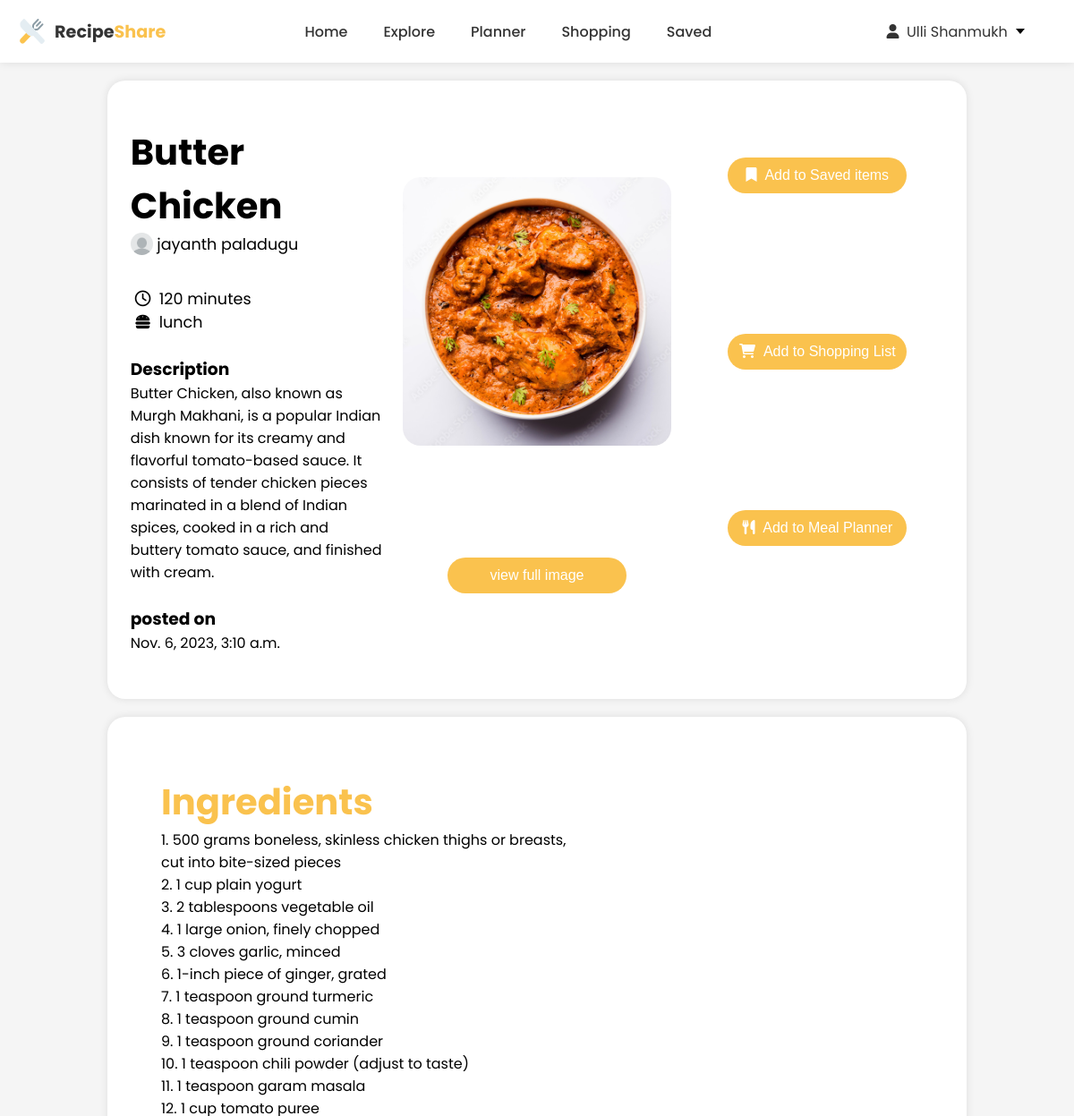
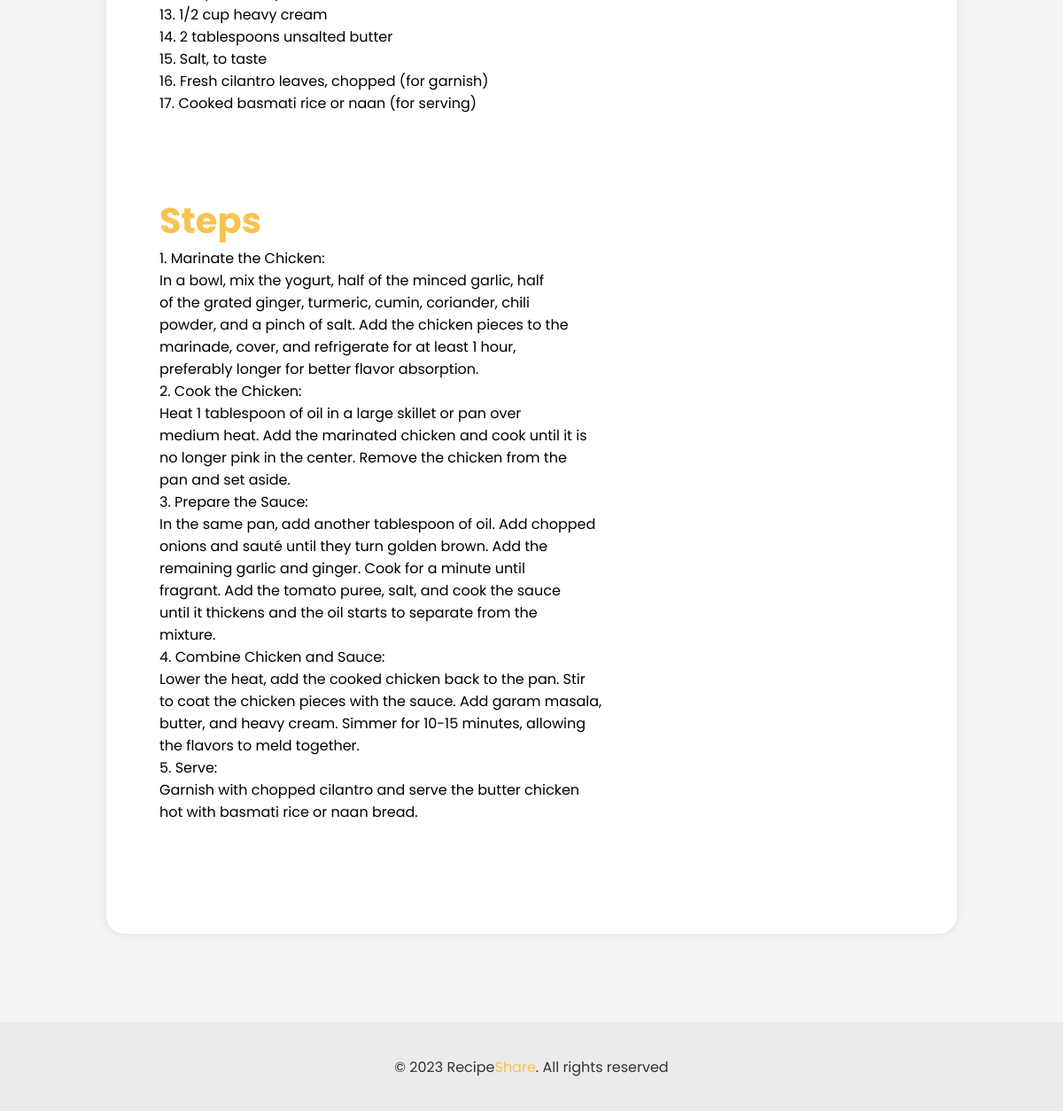
Screenshot of /post_details/26 (signed in) with the database file from the repository (2 pictures, top to bottom).
### Users/models.py (models this page shows, shortened)
class CustomUser(AbstractBaseUser, PermissionsMixin):
    first_name = models.CharField(max_length=255,null=True, blank=True)
    last_name = models.CharField(max_length=255,null=True, blank=True)
    email = models.EmailField(unique=True)
    is_active = models.BooleanField(default=True)
    is_staff = models.BooleanField(default=False)
    objects = CustomUserManager()
    USERNAME_FIELD = 'email' # this is identifed as the unique identifier for the user
    REQUIRED_FIELDS = [] # this is the required field for the user

### main/models.py (models this page shows, shortened)
class UserPost(models.Model):
    user = models.ForeignKey(CustomUser, on_delete=models.CASCADE)
    recipe_name = models.CharField(max_length=100)
    recipe_image = models.ImageField(upload_to='recipes')
    recipe_time = models.CharField(max_length=100)
    description = models.TextField()
    ingredients = models.TextField()
    steps = models.TextField()
    recipe_type = models.CharField(max_length=100)
    date = models.DateTimeField(auto_now_add=True)

### main/views.py (the view)
# urls.py: path('post_details/<int:id>',views.post_details,name='post_details' ),
def post_details(request, id):
    if request.user.is_authenticated:
        post = UserPost.objects.get(id=id)
        return render(request, 'post_details.html', {'post': post})

### main/templates/post_details.html (shortened to what this page needs)
<!DOCTYPE html>
<html lang="en">
{% load static %}
<head>
    <link rel="stylesheet" href="https://cdnjs.cloudflare.com/ajax/libs/font-awesome/6.0.0-beta3/css/all.min.css" />
</head>
<body>
    <header>
        <div class="logo">
            <img src="{% static 'images/logo.png' %}" alt="logo" height="32px" width="32px" />&nbsp;Recipe<span
                style="color: #fac24e">Share</span>
        </div>
        <div class="menu">
            <a href="{% url 'home' %}">Home</a>
            <a href=" {% url 'explore' %}">Explore</a>
            <a href="{% url 'planner' %}">Planner</a>
            <a href="{% url 'shopping' %}">Shopping</a>
            <a href="{% url 'saved' %}">Saved</a>
        </div>
        <div class="dropdown">
            <div class="select">
                <span class="selected"><i class="fa-solid fa-user"></i>&nbsp;&nbsp;{{ user.first_name }} {{user.last_name }}&nbsp;</span>
                <div class="caret"></div>
            </div>
        </div>
    </header>
    <div class="post_details">
        <div class="basic_details">
            <div class="text">
                <h1 style="font-size: 2.5rem;"
                >{{ post.recipe_name }}</h1>
                <div class="author-details">
                <img src="{% static 'images/profile.png'%}" width="25px" height="25px" style="border-radius:50%;">&nbsp;
                <p> {{post.user.first_name}} {{post.user.last_name}} </p>
                </div>
                <br />
                <div class="time"><i class="fa-regular fa-clock"></i>&nbsp;&nbsp;<p>{{ post.recipe_time }} minutes</p></div>
                <div class="type">
                    <i class="fa-solid fa-burger"></i>&nbsp;&nbsp;
                    <p>{{ post.recipe_type }}</p>
                </div>
                <br />
                <h3>Description</h3>
                <p>{{ post.description }}</p>
                <br />
                <h3>posted on</h3>
                <p>{{ post.date }}</p>
            </div>
            <div class="image">
                <img src="{{ post.recipe_image.url }}" alt="post_image" height="300px" width="300px" />
                <a href="{{ post.recipe_image.url }}" target="_blank"
                ><button>view full image</button></a>
            </div>
            <div class="buttons">
                <button class="save-button" onclick="save_item()" ><i class="fa-solid fa-bookmark"></i>&nbsp;&nbsp;Add to Saved items</button> <br />
                <button class="shop-button" onclick="shop_item()"><i class="fa-solid fa-cart-shopping"></i>&nbsp;&nbsp;Add to Shopping List</button> <br />
                <button class="planner-button" onclick="openPopup()"><i class="fa-solid fa-utensils"></i>&nbsp;&nbsp;Add to Meal Planner</button> <br />
            </div>
        </div>
    </div>
    <div class="main-details">
        <div class="ingredients">
            <h1  style="font-size: 2.5rem; color: #fac24e;">Ingredients</h1>
        <p>{{ post.ingredients | linebreaks }}</p>
        </div>
        <br />
        <div class="steps">
            <h1  style="font-size: 2.5rem; color: #fac24e;">Steps</h1>
            <p>{{ post.steps | linebreaks }}</p>
        </div>
        <div class="delete">
            <button class="delete-button" onclick="delete_post()">&nbsp;&nbsp;Delete Post</button> <br />
        </div>
    </div>
    <footer>
        <p>&copy; 2023 Recipe<span style="color: #fac24e">Share</span>. All rights reserved</p>
    </footer>
</body>

### main/templates/post_details.html (style rules this page uses)
html { scroll-behavior: smooth; }
* { margin: 0; padding: 0; box-sizing: border-box; user-select: none; }
body { font-family: 'Poppins', sans-serif; background-color: #f5f5f5; }
header { display: flex; justify-content: space-between; align-items: center; padding: 10px 20px; height: 70px; background-color: #fff; box-shadow: 0 0 10px rgba(0, 0, 0, 0.1); position: fixed; width: 100%; top: 0; left: 0; z-index: 100; }
.logo { display: flex; align-items: center; font-weight: 700; font-size: 1.2rem; color: #333; }
.logo img { margin-right: 5px; }
.menu { display: flex; justify-content: space-between; align-items: center; }
.menu a { margin: 0 20px; text-decoration: none; color: #333; font-weight: 500; font-size: 1rem; transition: all ease 0.3s; }
.dropdown { min-width: 6em; position: relative; margin: 2em; }
.dropdown * { box-sizing: border-box; }
.select { font-family: 'Poppins', sans-serif; background: white; color:#333; min-width: 6.5%; display: flex; align-items: center; border: none; border-radius: 5px; padding: 0.5em; cursor: pointer; position: relative; }
.caret { color : #333; width: 0; height: 0; border-left: 5px solid transparent; border-right: 5px solid transparent; border-top: 6px solid black; transform: translateX(50%); right: 10px; }
.post_details { padding: 50px 10px; margin-top: 70px; background-color: #fff; box-shadow: 0 0 10px rgba(0, 0, 0, 0.1); border-radius: 20px; width: 80%; margin: 0 auto; margin-top: 90px; min-height: 60vh; }
.basic_details { display: flex; justify-content:space-around; align-items: top; width: 100%; overflow: hidden; }
.basic_details .text, .basic_details .image, .basic_details .buttons { width: 30%; }
.basic_details .image { display: flex; flex-direction: column; justify-content: space-around; align-items: center; text-align: center; }
.basic_details .image button { width: 200px; height: 40px; border: none; border-radius: 20px; background-color: #fac24e; color: #fff; font-weight: 500; font-size: 1rem; margin: 10px 0; cursor: pointer; }
.basic_details img { border-radius: 20px; object-fit: cover; }
.basic_details .buttons { display: flex; flex-direction: column; justify-content: space-around; align-items: center; text-align: center; }
.basic_details .buttons button { width: 200px; height: 40px; border: none; border-radius: 20px; background-color: #fac24e; color: #fff; font-weight: 500; font-size: 1rem; margin: 5px 0; cursor: pointer; }
.author-details { display: flex; align-items: top; font-size: 1.1rem; margin-bottom: 10px; }
.time { display: flex; align-items: center; font-size: 1.1rem; margin-left: 5px; }
.type { display: flex; align-items: center; font-size: 1.1rem; margin-left: 5px; }
.main-details { padding: 50px 10px; margin: 0 auto; margin-top: 20px; background-color: #fff; box-shadow: 0 0 10px rgba(0, 0, 0, 0.1); border-radius: 20px; width: 80%; min-height: 60vh; }
.main-details .ingredients { margin:50px; margin-top: 15px; }
.main-details .steps { margin:50px; margin-top: 15px; }
footer { width: 100%; height: 100px; background-color: rgb(235, 235, 235); color: #333; display: flex; flex-direction: column; align-items: center; justify-content: center; margin-top: 100px; }

### rows the page displays
CustomUser: first_name "Ulli", last_name "Shanmukh"
UserPost: recipe_name "Butter Chicken", user.first_name "jayanth", user.last_name "paladugu", recipe_time "120", recipe_type "lunch", description "Butter Chicken, also known as Murgh Makhani, is a popular Indian dish known for its creamy and flavorful tomato-based sauce. It consists of tender chicken pieces marinated in a blend of Indian spices, cooked in a rich and buttery tomato sauce, and finished with cream.", date "Nov. 6, 2023, 3:10 a.m.", recipe_image (picture), ingredients "1. 500 grams boneless, skinless chicken thighs or breasts, cut into bite-sized pieces 2. 1 cup plain yogurt 3. 2 tablespoons vegetable oil 4. 1 large onion, finely chopped 5. 3 cloves garlic, minced 6. 1-inch piece of ginger, grated 7. 1 teaspoon ground turmeric 8. 1 teaspoon ground cumin 9. 1 teaspoon ground coriander 10. 1 teaspoon chili powder (adjust to taste) 11. 1 teaspoon garam masala 12. 1 cup tomato puree 13. 1/2 cup heavy cream 14. 2 tablespoons unsalted butter 15. Salt, to taste 16. Fresh cilantro leaves, chopped (for garnish) 17. Cooked basmati rice or naan (for serving)", steps "1. Marinate the Chicken: In a bowl, mix the yogurt, half of the minced garlic, half of the grated ginger, turmeric, cumin, coriander, chili powder, and a pinch of salt. Add the chicken pieces to the marinade, cover, and refrigerate for at least 1 hour, preferably longer for better flavor absorption. 2. Cook the Chicken: Heat 1 tablespoon of oil in a large skillet or pan over medium heat. Add the marinated chicken and cook until it is no longer pink in the center. Remove the chicken from the pan and set aside. 3. Prepare the Sauce: In the same pan, add another tablespoon of oil. Add chopped onions and sauté until they turn golden brown. Add the remaining garlic and ginger. Cook for a minute…"
